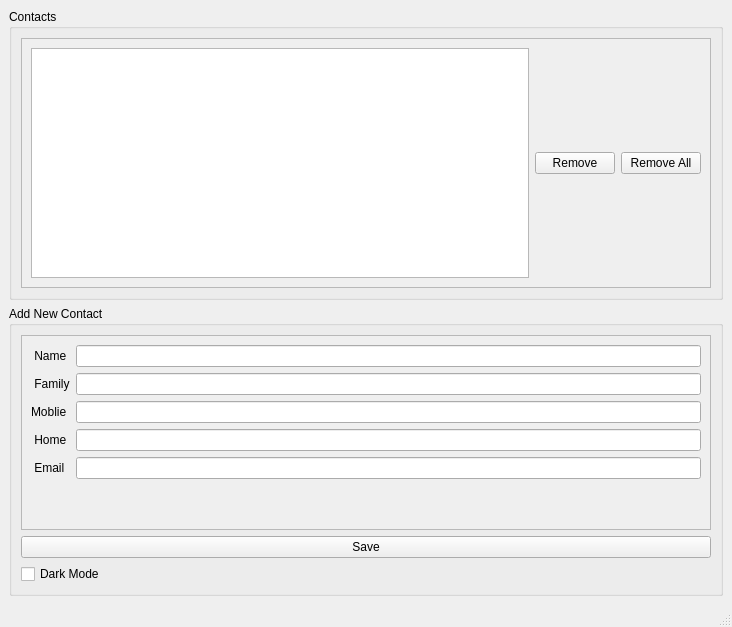
<?xml version="1.0" encoding="UTF-8"?>
<ui version="4.0">
 <class>MainWindow</class>
 <widget class="QMainWindow" name="MainWindow">
  <property name="geometry">
   <rect>
    <x>0</x>
    <y>0</y>
    <width>732</width>
    <height>627</height>
   </rect>
  </property>
  <property name="windowTitle">
   <string>ContactList</string>
  </property>
  <widget class="QWidget" name="centralwidget">
   <layout class="QVBoxLayout" name="verticalLayout_2">
    <item>
     <widget class="QGroupBox" name="groupBox">
      <property name="title">
       <string>Contacts</string>
      </property>
      <layout class="QVBoxLayout" name="verticalLayout_4">
       <item>
        <widget class="QScrollArea" name="scrollArea">
         <property name="widgetResizable">
          <bool>true</bool>
         </property>
         <widget class="QWidget" name="scrollAreaWidgetContents">
          <property name="geometry">
           <rect>
            <x>0</x>
            <y>0</y>
            <width>692</width>
            <height>242</height>
           </rect>
          </property>
          <layout class="QHBoxLayout" name="horizontalLayout">
           <item>
            <widget class="QTableWidget" name="tableWidget"/>
           </item>
           <item>
            <widget class="QPushButton" name="remove">
             <property name="text">
              <string>Remove</string>
             </property>
            </widget>
           </item>
           <item>
            <widget class="QPushButton" name="remove_all">
             <property name="text">
              <string>Remove All</string>
             </property>
            </widget>
           </item>
          </layout>
         </widget>
        </widget>
       </item>
      </layout>
     </widget>
    </item>
    <item>
     <widget class="QGroupBox" name="groupBox_2">
      <property name="title">
       <string>Add New Contact</string>
      </property>
      <layout class="QVBoxLayout" name="verticalLayout_3">
       <item>
        <widget class="QScrollArea" name="scrollArea_2">
         <property name="widgetResizable">
          <bool>true</bool>
         </property>
         <widget class="QWidget" name="scrollAreaWidgetContents_2">
          <property name="geometry">
           <rect>
            <x>0</x>
            <y>0</y>
            <width>692</width>
            <height>186</height>
           </rect>
          </property>
          <layout class="QVBoxLayout" name="verticalLayout_6">
           <item>
            <layout class="QFormLayout" name="formLayout">
             <item row="0" column="0">
              <widget class="QLabel" name="label">
               <property name="text">
                <string> Name</string>
               </property>
              </widget>
             </item>
             <item row="3" column="0">
              <widget class="QLabel" name="label_2">
               <property name="text">
                <string> Home</string>
               </property>
              </widget>
             </item>
             <item row="1" column="0">
              <widget class="QLabel" name="label_3">
               <property name="text">
                <string> Family</string>
               </property>
              </widget>
             </item>
             <item row="2" column="0">
              <widget class="QLabel" name="label_4">
               <property name="text">
                <string>Moblie</string>
               </property>
              </widget>
             </item>
             <item row="4" column="0">
              <widget class="QLabel" name="label_5">
               <property name="text">
                <string> Email</string>
               </property>
              </widget>
             </item>
             <item row="0" column="1">
              <widget class="QLineEdit" name="name"/>
             </item>
             <item row="1" column="1">
              <widget class="QLineEdit" name="family"/>
             </item>
             <item row="2" column="1">
              <widget class="QLineEdit" name="mobile"/>
             </item>
             <item row="3" column="1">
              <widget class="QLineEdit" name="home"/>
             </item>
             <item row="4" column="1">
              <widget class="QLineEdit" name="email"/>
             </item>
            </layout>
           </item>
          </layout>
         </widget>
        </widget>
       </item>
       <item>
        <widget class="QPushButton" name="add_contact">
         <property name="text">
          <string>Save</string>
         </property>
        </widget>
       </item>
       <item>
        <widget class="QCheckBox" name="checkBox">
         <property name="text">
          <string>Dark Mode</string>
         </property>
        </widget>
       </item>
      </layout>
     </widget>
    </item>
   </layout>
  </widget>
  <widget class="QMenuBar" name="menubar">
   <property name="geometry">
    <rect>
     <x>0</x>
     <y>0</y>
     <width>732</width>
     <height>22</height>
    </rect>
   </property>
  </widget>
  <widget class="QStatusBar" name="statusbar"/>
 </widget>
 <resources/>
 <connections/>
</ui>
